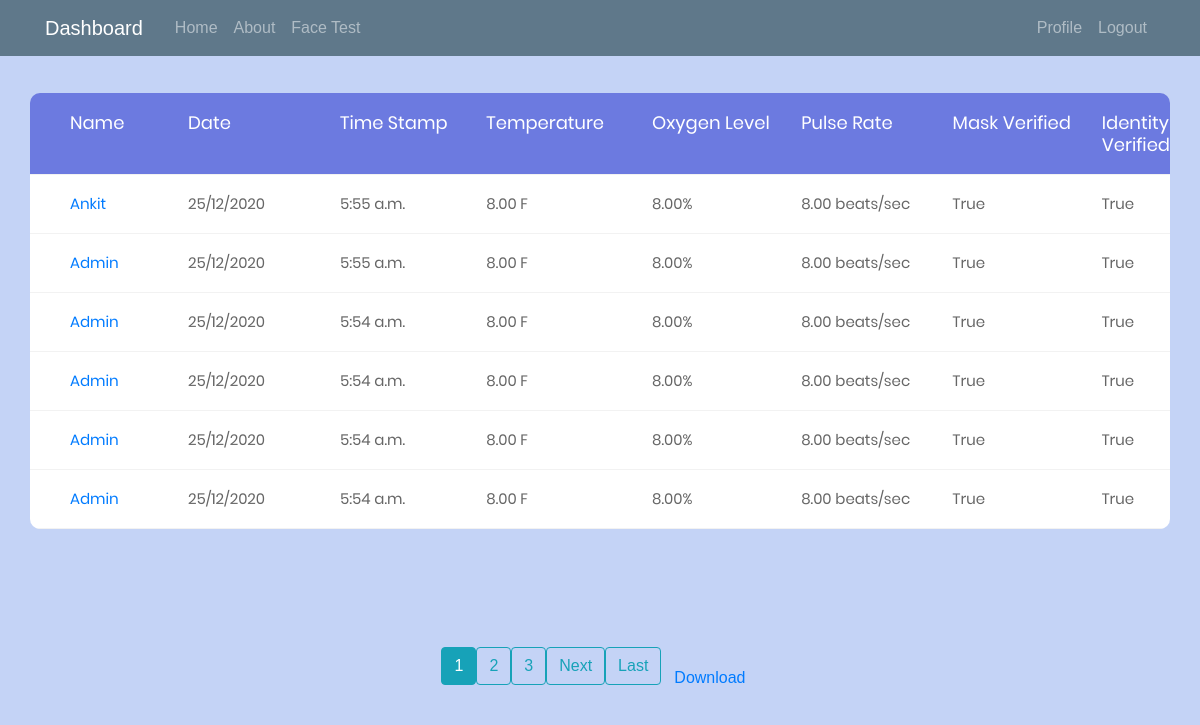
Before: / (signed in) with the older database file.
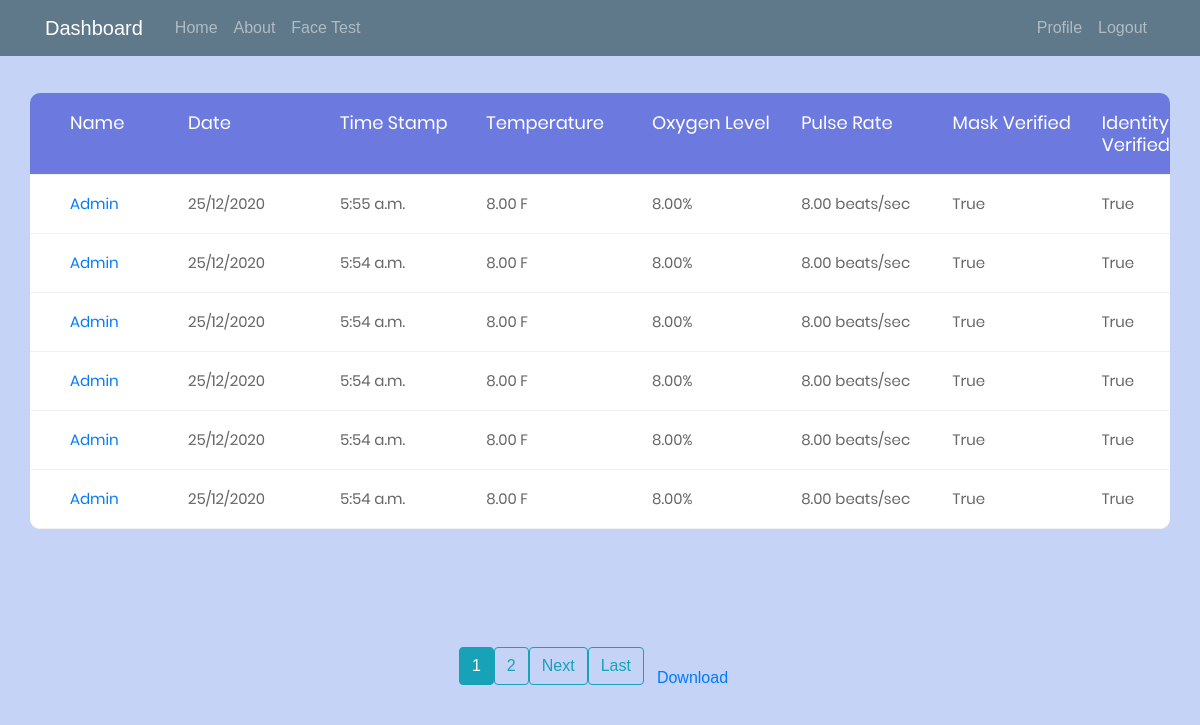
After: the same page with the newer database file.
### analytics/models.py (models this page shows)
class reading(models.Model):
    user = models.ForeignKey(User, on_delete=models.CASCADE, blank= True, null=True)
    date = models.DateTimeField(default= timezone.now)
    temperature = models.DecimalField(decimal_places=2, default=8, max_digits=5)
    spo2 = models.DecimalField(decimal_places=2, default=8, max_digits=4)
    pulse_rate = models.DecimalField(decimal_places=2, default=8, max_digits=4)
    mask_verified = models.BooleanField(default=False)
    identity_verfied = models.BooleanField(default=False)

### analytics/views.py (the view)
# urls.py: path('',  Readings.as_view() , name = 'analytics-home'),
class Readings(LoginRequiredMixin, ListView):
    model = reading
    template_name = 'analytics/index.html'
    context_object_name = 'readings'
    paginate_by = 6
    def get_queryset(self):
        if self.request.user.is_superuser or self.request.user.is_staff:
            return reading.objects.all().order_by('-date')
        else:
            return reading.objects.filter(user = self.request.user).order_by('-date')

### analytics/templates/analytics/index.html (shortened to what this page needs)
{% load static%}
<html>
    <head>
        <link rel="stylesheet" href="https://maxcdn.bootstrapcdn.com/bootstrap/4.0.0/css/bootstrap.min.css">
        <link rel="stylesheet" type="text/css" href="{% static 'analytics/main.css' %}">
		<link rel="stylesheet" type="text/css" href="{% static 'analytics/vendor/bootstrap/css/bootstrap.min.css' %}">
		<link rel="stylesheet" type="text/css" href="{% static 'analytics/fonts/font-awesome-4.7.0/css/font-awesome.min.css' %}">
		<link rel="stylesheet" type="text/css" href="{% static 'analytics/vendor/animate/animate.css' %}">
		<link rel="stylesheet" type="text/css" href="{% static 'analytics/vendor/select2/select2.min.css' %}">
		<link rel="stylesheet" type="text/css" href="{% static 'analytics/vendor/perfect-scrollbar/perfect-scrollbar.css' %}">
		<link rel="stylesheet" type="text/css" href="{% static 'analytics/css/util.css' %}">
		<link rel="stylesheet" type="text/css" href="{% static 'analytics/css/main2.css' %}">
    </head>
    <body>
        <header class="site-header">
            <nav class="navbar navbar-expand-md navbar-dark bg-steel fixed-top">
              <div class="container">
                <a class="navbar-brand mr-4" href="{% url 'analytics-home' %}">Dashboard</a>
                <div class="collapse navbar-collapse" id="navbarToggle">
                  <div class="navbar-nav mr-auto">
                    <a class="nav-item nav-link" href="{% url 'analytics-home' %}">Home</a>
					<a class="nav-item nav-link" href="{% url 'analytics-about' %}">About</a>
					<a class="nav-item nav-link" href="{% url 'default' %}">Face Test</a>
                  </div>
                  <div class="navbar-nav">
					{% if user.is_authenticated %}
						<a class="nav-item nav-link" href="{% url 'profile' %}">Profile</a>
					  	<a class="nav-item nav-link" href="{% url 'logout' %}">Logout</a>
                    {% else %}
                      <a class="nav-item nav-link" href="{% url 'login' %}">Login</a>
                      <a class="nav-item nav-link" href="{% url 'register' %}">Register</a>
                    {% endif%}
                  </div>
                </div>
              </div>
            </nav>
          </header>
		<div class="limiter">
			<div class="container-table100">
				<div class="wrap-table100">
						<div class="table">
							<div class="row header">
								<div class="cell">
									Name
								</div>
								<div class="cell">
									Date
								</div>
								<div class="cell">
									Time Stamp
								</div>
								<div class="cell">
									Temperature
								</div>
								<div class="cell">
									Oxygen Level
								</div>
								<div class="cell">
									Pulse Rate
								</div>
								<div class="cell">
									Mask Verified
								</div>
								<div class="cell">
									Identity Verified
								</div>
							</div>
						{% for reading in readings%}
							<div class="row">
								<div class="cell" data-title="Full Name">
								{% if user.is_superuser or user.is_staff %}
								<a href="{% url 'user-readings' reading.user.username %}">
									{{ reading.user.username }}
								</a>
								{% else %}
									{{ reading.user.username }}
								{% endif %}
								</div>
								<div class="cell" data-title="Date">
									{{ reading.date|date:"j/m/Y" }}
								</div>
								<div class="cell" data-title="Time Stamp">
									{{ reading.date|date:"f a" }}
								</div>
								<div class="cell" data-title="Temperature">
									{{reading.temperature}} F
								</div>
								<div class="cell" data-title="Oxygen Level">
									{{reading.spo2}}%
								</div>
								<div class="cell" data-title="Pulse Rate">
									{{reading.pulse_rate}} beats/sec
								</div>
								<div class="cell" data-title="Mask Verified">
									{{reading.mask_verified}}
								</div>
								<div class="cell" data-title="Identity Verified">
									{{reading.identity_verfied}}
								</div>
							</div>
						{% endfor %}
						</div>
				</div>
				{% if is_paginated %}
					{% for num in page_obj.paginator.page_range %}
					{% if page_obj.number == num%}
						<a class="btn btn-info mb-4" href = "?page={{ num }}">{{ num }}</a>
					{% elif num > page_obj.number|add:'-3' and num < page_obj.number|add:'+3' %}
						<a class="btn btn-outline-info mb-4" href = "?page={{ num }}">{{ num }}</a>
					{% endif %}
					{% endfor %}
					{% if page_obj.has_next %}
					<a class="btn btn-outline-info mb-4" href = "?page={{ page_obj.next_page_number}}">Next</a>
					<a class="btn btn-outline-info mb-4" href = "?page={{ page_obj.paginator.num_pages }}">Last</a>
					{% endif %}
				{% endif %}
						<a href="{% url 'download' %}" class="btn btn-3">Download</a>
			</div>
		</div>
	</body>
</html>

### analytics/static/analytics/main.css (style rules this page uses)
body { background: #fafafa; color: #333333; margin-top: 5rem; }
.bg-steel { background-color: #5f788a; }
.site-header .navbar-nav .nav-link { color: #cbd5db; }

### analytics/static/analytics/css/main2.css (style rules this page uses)
* { margin: 0px; padding: 0px; box-sizing: border-box; }
body, html { height: 100%; font-family: sans-serif; }
a { margin: 0px; transition: all 0.4s; -webkit-transition: all 0.4s; -o-transition: all 0.4s; -moz-transition: all 0.4s; }
.limiter { width: 100%; margin: 0 auto; }
.container-table100 { width: 100%; min-height: 100vh; background: #c4d3f6; display: -webkit-box; display: -webkit-flex; display: -moz-box; display: -ms-flexbox; display: flex; align-items: center; justify-content: center; flex-wrap: wrap; padding: 33px 30px; }
.wrap-table100 { width: 1520px; border-radius: 10px; overflow: hidden; }
.table { width: 100%; display: table; margin: 0; }
.row { display: table-row; background: #fff; }
.row.header { color: #ffffff; background: #6c7ae0; }
.cell { display: table-cell; }
.row .cell { font-family: Poppins-Regular; font-size: 15px; color: #666666; line-height: 1.2; font-weight: unset !important; padding-top: 20px; padding-bottom: 20px; border-bottom: 1px solid #f2f2f2; }
.row.header .cell { font-family: Poppins-Regular; font-size: 18px; color: #fff; line-height: 1.2; font-weight: unset !important; padding-top: 19px; padding-bottom: 19px; }
.row .cell:nth-child(1) { width: 190px; padding-left: 40px; }
.row .cell:nth-child(2) { width: 190px; }
.row .cell:nth-child(3) { width: 190px; }
.row .cell:nth-child(4) { width: 190px; }
.row .cell:nth-child(5) { width: 190px; }
.row .cell:nth-child(6) { width: 190px; }
.row .cell:nth-child(7) { width: 190px; }
.table, .row { width: 100% !important; }

Changed rows visible on the page:
removed reading: user.username "Ankit", date "25/12/2020", date "5:55 a.m.", temperature "8.00", spo2 "8.00", pulse_rate "8.00", mask_verified "True", identity_verfied "True"
now on this page (row unchanged): reading: user.username "Admin", date "25/12/2020", date "5:54 a.m.", temperature "8.00", spo2 "8.00", pulse_rate "8.00", mask_verified "True", identity_verfied "True"
Other visible differences:
list line gone: "3"
